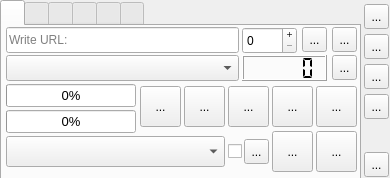
<?xml version="1.0" encoding="UTF-8"?>
<ui version="4.0">
 <class>MainWindow</class>
 <widget class="QMainWindow" name="MainWindow">
  <property name="geometry">
   <rect>
    <x>0</x>
    <y>0</y>
    <width>390</width>
    <height>178</height>
   </rect>
  </property>
  <property name="minimumSize">
   <size>
    <width>390</width>
    <height>178</height>
   </size>
  </property>
  <property name="maximumSize">
   <size>
    <width>390</width>
    <height>178</height>
   </size>
  </property>
  <property name="windowTitle">
   <string>Ani-Ma checker</string>
  </property>
  <widget class="QWidget" name="centralwidget">
   <widget class="QToolButton" name="toolButton_3">
    <property name="geometry">
     <rect>
      <x>364</x>
      <y>4</y>
      <width>25</width>
      <height>25</height>
     </rect>
    </property>
    <property name="toolTip">
     <string>Close</string>
    </property>
    <property name="text">
     <string>...</string>
    </property>
    <property name="icon">
     <iconset>
      <normaloff>icons/close.png</normaloff>icons/close.png</iconset>
    </property>
   </widget>
   <widget class="QToolButton" name="toolButton_11">
    <property name="geometry">
     <rect>
      <x>364</x>
      <y>34</y>
      <width>25</width>
      <height>25</height>
     </rect>
    </property>
    <property name="toolTip">
     <string>Update</string>
    </property>
    <property name="text">
     <string>...</string>
    </property>
   </widget>
   <widget class="QTabWidget" name="tabWidget">
    <property name="geometry">
     <rect>
      <x>0</x>
      <y>0</y>
      <width>361</width>
      <height>181</height>
     </rect>
    </property>
    <property name="toolTip">
     <string/>
    </property>
    <property name="currentIndex">
     <number>0</number>
    </property>
    <widget class="QWidget" name="tab">
     <attribute name="title">
      <string/>
     </attribute>
     <attribute name="toolTip">
      <string>Anime</string>
     </attribute>
     <widget class="QToolButton" name="toolButton_2">
      <property name="geometry">
       <rect>
        <x>330</x>
        <y>29</y>
        <width>25</width>
        <height>25</height>
       </rect>
      </property>
      <property name="text">
       <string>...</string>
      </property>
      <property name="icon">
       <iconset>
        <normaloff>icons/trash.png</normaloff>icons/trash.png</iconset>
      </property>
     </widget>
     <widget class="QLCDNumber" name="lcdNumber">
      <property name="geometry">
       <rect>
        <x>240</x>
        <y>29</y>
        <width>85</width>
        <height>26</height>
       </rect>
      </property>
      <property name="segmentStyle">
       <enum>QLCDNumber::Flat</enum>
      </property>
      <property name="intValue" stdset="0">
       <number>0</number>
      </property>
     </widget>
     <widget class="QComboBox" name="comboBox">
      <property name="geometry">
       <rect>
        <x>4</x>
        <y>29</y>
        <width>233</width>
        <height>26</height>
       </rect>
      </property>
      <property name="toolTip">
       <string>Current Checker List</string>
      </property>
     </widget>
     <widget class="QToolButton" name="toolButton_5">
      <property name="geometry">
       <rect>
        <x>182</x>
        <y>60</y>
        <width>41</width>
        <height>41</height>
       </rect>
      </property>
      <property name="toolTip">
       <string>One</string>
      </property>
      <property name="text">
       <string>...</string>
      </property>
      <property name="iconSize">
       <size>
        <width>36</width>
        <height>36</height>
       </size>
      </property>
     </widget>
     <widget class="QToolButton" name="toolButton">
      <property name="geometry">
       <rect>
        <x>300</x>
        <y>1</y>
        <width>25</width>
        <height>25</height>
       </rect>
      </property>
      <property name="text">
       <string>...</string>
      </property>
      <property name="icon">
       <iconset>
        <normaloff>icons/diskette.png</normaloff>icons/diskette.png</iconset>
      </property>
     </widget>
     <widget class="QToolButton" name="toolButton_4">
      <property name="geometry">
       <rect>
        <x>138</x>
        <y>60</y>
        <width>41</width>
        <height>41</height>
       </rect>
      </property>
      <property name="toolTip">
       <string>All</string>
      </property>
      <property name="text">
       <string>...</string>
      </property>
      <property name="iconSize">
       <size>
        <width>36</width>
        <height>36</height>
       </size>
      </property>
     </widget>
     <widget class="QToolButton" name="toolButton_7">
      <property name="geometry">
       <rect>
        <x>314</x>
        <y>60</y>
        <width>41</width>
        <height>41</height>
       </rect>
      </property>
      <property name="toolTip">
       <string>Log Info</string>
      </property>
      <property name="text">
       <string>...</string>
      </property>
      <property name="iconSize">
       <size>
        <width>36</width>
        <height>36</height>
       </size>
      </property>
     </widget>
     <widget class="QLineEdit" name="lineEdit">
      <property name="geometry">
       <rect>
        <x>4</x>
        <y>1</y>
        <width>233</width>
        <height>26</height>
       </rect>
      </property>
      <property name="placeholderText">
       <string>Write URL:</string>
      </property>
     </widget>
     <widget class="QSpinBox" name="spinBox">
      <property name="geometry">
       <rect>
        <x>240</x>
        <y>1</y>
        <width>55</width>
        <height>27</height>
       </rect>
      </property>
      <property name="toolTip">
       <string>Series</string>
      </property>
      <property name="buttonSymbols">
       <enum>QAbstractSpinBox::PlusMinus</enum>
      </property>
      <property name="maximum">
       <number>100000</number>
      </property>
     </widget>
     <widget class="QToolButton" name="toolButton_8">
      <property name="geometry">
       <rect>
        <x>314</x>
        <y>105</y>
        <width>41</width>
        <height>41</height>
       </rect>
      </property>
      <property name="toolTip">
       <string>Download Info</string>
      </property>
      <property name="text">
       <string>...</string>
      </property>
      <property name="iconSize">
       <size>
        <width>36</width>
        <height>36</height>
       </size>
      </property>
     </widget>
     <widget class="QToolButton" name="toolButton_9">
      <property name="geometry">
       <rect>
        <x>270</x>
        <y>60</y>
        <width>41</width>
        <height>41</height>
       </rect>
      </property>
      <property name="toolTip">
       <string>Update</string>
      </property>
      <property name="text">
       <string>...</string>
      </property>
      <property name="icon">
       <iconset>
        <normaloff>icons/circle.png</normaloff>icons/circle.png</iconset>
      </property>
      <property name="iconSize">
       <size>
        <width>36</width>
        <height>36</height>
       </size>
      </property>
     </widget>
     <widget class="QToolButton" name="toolButton_12">
      <property name="geometry">
       <rect>
        <x>226</x>
        <y>60</y>
        <width>41</width>
        <height>41</height>
       </rect>
      </property>
      <property name="toolTip">
       <string>Checking..</string>
      </property>
      <property name="text">
       <string>...</string>
      </property>
      <property name="iconSize">
       <size>
        <width>36</width>
        <height>36</height>
       </size>
      </property>
     </widget>
     <widget class="QToolButton" name="toolButton_10">
      <property name="geometry">
       <rect>
        <x>330</x>
        <y>1</y>
        <width>25</width>
        <height>25</height>
       </rect>
      </property>
      <property name="toolTip">
       <string>Notify</string>
      </property>
      <property name="text">
       <string>...</string>
      </property>
     </widget>
     <widget class="QToolButton" name="toolButton_16">
      <property name="geometry">
       <rect>
        <x>270</x>
        <y>105</y>
        <width>41</width>
        <height>41</height>
       </rect>
      </property>
      <property name="toolTip">
       <string>Open URL</string>
      </property>
      <property name="statusTip">
       <string/>
      </property>
      <property name="text">
       <string>...</string>
      </property>
      <property name="iconSize">
       <size>
        <width>36</width>
        <height>36</height>
       </size>
      </property>
     </widget>
     <widget class="QProgressBar" name="progressBar">
      <property name="geometry">
       <rect>
        <x>4</x>
        <y>58</y>
        <width>130</width>
        <height>23</height>
       </rect>
      </property>
      <property name="font">
       <font>
        <pointsize>10</pointsize>
       </font>
      </property>
      <property name="toolTip">
       <string>Progress Download file..</string>
      </property>
      <property name="value">
       <number>0</number>
      </property>
      <property name="textVisible">
       <bool>true</bool>
      </property>
      <property name="orientation">
       <enum>Qt::Horizontal</enum>
      </property>
      <property name="textDirection">
       <enum>QProgressBar::TopToBottom</enum>
      </property>
     </widget>
     <widget class="QProgressBar" name="progressBar_2">
      <property name="geometry">
       <rect>
        <x>4</x>
        <y>84</y>
        <width>130</width>
        <height>23</height>
       </rect>
      </property>
      <property name="font">
       <font>
        <pointsize>10</pointsize>
       </font>
      </property>
      <property name="toolTip">
       <string>Progress Checking..</string>
      </property>
      <property name="value">
       <number>0</number>
      </property>
      <property name="textVisible">
       <bool>true</bool>
      </property>
      <property name="orientation">
       <enum>Qt::Horizontal</enum>
      </property>
      <property name="textDirection">
       <enum>QProgressBar::TopToBottom</enum>
      </property>
     </widget>
     <widget class="QComboBox" name="comboBox_7">
      <property name="geometry">
       <rect>
        <x>4</x>
        <y>110</y>
        <width>219</width>
        <height>31</height>
       </rect>
      </property>
      <property name="toolTip">
       <string>Current Tracker List
Update every 18 minutes..</string>
      </property>
      <property name="currentText">
       <string/>
      </property>
      <property name="frame">
       <bool>true</bool>
      </property>
     </widget>
     <widget class="QToolButton" name="toolButton_33">
      <property name="geometry">
       <rect>
        <x>242</x>
        <y>113</y>
        <width>25</width>
        <height>25</height>
       </rect>
      </property>
      <property name="toolTip">
       <string>Save url from Track</string>
      </property>
      <property name="text">
       <string>...</string>
      </property>
      <property name="icon">
       <iconset>
        <normaloff>icons/diskette.png</normaloff>icons/diskette.png</iconset>
      </property>
     </widget>
     <widget class="QCheckBox" name="checkBox">
      <property name="geometry">
       <rect>
        <x>226</x>
        <y>118</y>
        <width>14</width>
        <height>14</height>
       </rect>
      </property>
      <property name="toolTip">
       <string>Toggle open Track link</string>
      </property>
      <property name="text">
       <string/>
      </property>
     </widget>
    </widget>
    <widget class="QWidget" name="tab_2">
     <attribute name="title">
      <string/>
     </attribute>
     <attribute name="toolTip">
      <string>Manga</string>
     </attribute>
     <widget class="QToolButton" name="toolButton_13">
      <property name="geometry">
       <rect>
        <x>314</x>
        <y>100</y>
        <width>41</width>
        <height>41</height>
       </rect>
      </property>
      <property name="toolTip">
       <string>Log</string>
      </property>
      <property name="statusTip">
       <string/>
      </property>
      <property name="text">
       <string>...</string>
      </property>
      <property name="iconSize">
       <size>
        <width>36</width>
        <height>36</height>
       </size>
      </property>
     </widget>
     <widget class="QToolButton" name="toolButton_15">
      <property name="geometry">
       <rect>
        <x>326</x>
        <y>5</y>
        <width>25</width>
        <height>25</height>
       </rect>
      </property>
      <property name="toolTip">
       <string>Saved</string>
      </property>
      <property name="statusTip">
       <string/>
      </property>
      <property name="text">
       <string>...</string>
      </property>
     </widget>
     <widget class="QToolButton" name="toolButton_17">
      <property name="geometry">
       <rect>
        <x>267</x>
        <y>100</y>
        <width>41</width>
        <height>41</height>
       </rect>
      </property>
      <property name="toolTip">
       <string>Check..</string>
      </property>
      <property name="statusTip">
       <string/>
      </property>
      <property name="text">
       <string>...</string>
      </property>
      <property name="iconSize">
       <size>
        <width>36</width>
        <height>36</height>
       </size>
      </property>
     </widget>
     <widget class="QDoubleSpinBox" name="doubleSpinBox">
      <property name="geometry">
       <rect>
        <x>236</x>
        <y>5</y>
        <width>81</width>
        <height>27</height>
       </rect>
      </property>
      <property name="toolTip">
       <string>Numbers</string>
      </property>
      <property name="buttonSymbols">
       <enum>QAbstractSpinBox::PlusMinus</enum>
      </property>
      <property name="specialValueText">
       <string/>
      </property>
      <property name="prefix">
       <string/>
      </property>
      <property name="suffix">
       <string/>
      </property>
      <property name="decimals">
       <number>2</number>
      </property>
      <property name="maximum">
       <double>9999.989999999999782</double>
      </property>
      <property name="value">
       <double>0.000000000000000</double>
      </property>
     </widget>
     <widget class="QLCDNumber" name="lcdNumber_2">
      <property name="geometry">
       <rect>
        <x>6</x>
        <y>100</y>
        <width>101</width>
        <height>41</height>
       </rect>
      </property>
      <property name="toolTip">
       <string>Readed</string>
      </property>
      <property name="digitCount">
       <number>8</number>
      </property>
      <property name="segmentStyle">
       <enum>QLCDNumber::Flat</enum>
      </property>
     </widget>
     <widget class="QToolButton" name="toolButton_19">
      <property name="geometry">
       <rect>
        <x>236</x>
        <y>36</y>
        <width>25</width>
        <height>25</height>
       </rect>
      </property>
      <property name="toolTip">
       <string>Deleted</string>
      </property>
      <property name="statusTip">
       <string/>
      </property>
      <property name="text">
       <string>...</string>
      </property>
     </widget>
     <widget class="QComboBox" name="comboBox_2">
      <property name="geometry">
       <rect>
        <x>6</x>
        <y>36</y>
        <width>221</width>
        <height>26</height>
       </rect>
      </property>
     </widget>
     <widget class="QToolButton" name="toolButton_20">
      <property name="geometry">
       <rect>
        <x>220</x>
        <y>100</y>
        <width>41</width>
        <height>41</height>
       </rect>
      </property>
      <property name="toolTip">
       <string>Update</string>
      </property>
      <property name="statusTip">
       <string/>
      </property>
      <property name="text">
       <string>...</string>
      </property>
      <property name="iconSize">
       <size>
        <width>36</width>
        <height>36</height>
       </size>
      </property>
     </widget>
     <widget class="QLCDNumber" name="lcdNumber_3">
      <property name="geometry">
       <rect>
        <x>109</x>
        <y>100</y>
        <width>101</width>
        <height>41</height>
       </rect>
      </property>
      <property name="toolTip">
       <string>Current</string>
      </property>
      <property name="digitCount">
       <number>8</number>
      </property>
      <property name="segmentStyle">
       <enum>QLCDNumber::Flat</enum>
      </property>
     </widget>
     <widget class="QToolButton" name="toolButton_21">
      <property name="geometry">
       <rect>
        <x>266</x>
        <y>36</y>
        <width>25</width>
        <height>25</height>
       </rect>
      </property>
      <property name="toolTip">
       <string>Edit Readed</string>
      </property>
      <property name="statusTip">
       <string/>
      </property>
      <property name="text">
       <string>...</string>
      </property>
     </widget>
     <widget class="QLineEdit" name="lineEdit_2">
      <property name="geometry">
       <rect>
        <x>6</x>
        <y>5</y>
        <width>221</width>
        <height>26</height>
       </rect>
      </property>
      <property name="placeholderText">
       <string>Write URL</string>
      </property>
     </widget>
     <widget class="QToolButton" name="toolButton_14">
      <property name="geometry">
       <rect>
        <x>326</x>
        <y>36</y>
        <width>25</width>
        <height>25</height>
       </rect>
      </property>
      <property name="toolTip">
       <string>Open URL</string>
      </property>
      <property name="statusTip">
       <string/>
      </property>
      <property name="text">
       <string>...</string>
      </property>
      <property name="iconSize">
       <size>
        <width>16</width>
        <height>16</height>
       </size>
      </property>
     </widget>
     <widget class="QProgressBar" name="progressBar_3">
      <property name="geometry">
       <rect>
        <x>6</x>
        <y>70</y>
        <width>345</width>
        <height>23</height>
       </rect>
      </property>
      <property name="toolTip">
       <string>Progress Checking..</string>
      </property>
      <property name="value">
       <number>0</number>
      </property>
     </widget>
    </widget>
    <widget class="QWidget" name="tab_5">
     <attribute name="title">
      <string/>
     </attribute>
     <attribute name="toolTip">
      <string>Ranobe</string>
     </attribute>
     <widget class="QLCDNumber" name="lcdNumber_5">
      <property name="geometry">
       <rect>
        <x>109</x>
        <y>100</y>
        <width>101</width>
        <height>41</height>
       </rect>
      </property>
      <property name="toolTip">
       <string>Current</string>
      </property>
      <property name="digitCount">
       <number>8</number>
      </property>
      <property name="segmentStyle">
       <enum>QLCDNumber::Flat</enum>
      </property>
     </widget>
     <widget class="QToolButton" name="toolButton_27">
      <property name="geometry">
       <rect>
        <x>314</x>
        <y>100</y>
        <width>41</width>
        <height>41</height>
       </rect>
      </property>
      <property name="toolTip">
       <string>Log</string>
      </property>
      <property name="statusTip">
       <string/>
      </property>
      <property name="text">
       <string>...</string>
      </property>
      <property name="iconSize">
       <size>
        <width>36</width>
        <height>36</height>
       </size>
      </property>
     </widget>
     <widget class="QLCDNumber" name="lcdNumber_4">
      <property name="geometry">
       <rect>
        <x>6</x>
        <y>100</y>
        <width>101</width>
        <height>41</height>
       </rect>
      </property>
      <property name="toolTip">
       <string>Readed</string>
      </property>
      <property name="digitCount">
       <number>8</number>
      </property>
      <property name="segmentStyle">
       <enum>QLCDNumber::Flat</enum>
      </property>
     </widget>
     <widget class="QToolButton" name="toolButton_26">
      <property name="geometry">
       <rect>
        <x>220</x>
        <y>100</y>
        <width>41</width>
        <height>41</height>
       </rect>
      </property>
      <property name="toolTip">
       <string>Update</string>
      </property>
      <property name="statusTip">
       <string/>
      </property>
      <property name="text">
       <string>...</string>
      </property>
      <property name="iconSize">
       <size>
        <width>36</width>
        <height>36</height>
       </size>
      </property>
     </widget>
     <widget class="QToolButton" name="toolButton_31">
      <property name="geometry">
       <rect>
        <x>267</x>
        <y>100</y>
        <width>41</width>
        <height>41</height>
       </rect>
      </property>
      <property name="toolTip">
       <string>Check..</string>
      </property>
      <property name="statusTip">
       <string/>
      </property>
      <property name="text">
       <string>...</string>
      </property>
      <property name="iconSize">
       <size>
        <width>36</width>
        <height>36</height>
       </size>
      </property>
     </widget>
     <widget class="QToolButton" name="toolButton_28">
      <property name="geometry">
       <rect>
        <x>326</x>
        <y>36</y>
        <width>25</width>
        <height>25</height>
       </rect>
      </property>
      <property name="toolTip">
       <string>Open URL</string>
      </property>
      <property name="statusTip">
       <string/>
      </property>
      <property name="text">
       <string>...</string>
      </property>
      <property name="iconSize">
       <size>
        <width>16</width>
        <height>16</height>
       </size>
      </property>
     </widget>
     <widget class="QToolButton" name="toolButton_29">
      <property name="geometry">
       <rect>
        <x>236</x>
        <y>36</y>
        <width>25</width>
        <height>25</height>
       </rect>
      </property>
      <property name="toolTip">
       <string>Deleted</string>
      </property>
      <property name="statusTip">
       <string/>
      </property>
      <property name="text">
       <string>...</string>
      </property>
     </widget>
     <widget class="QLineEdit" name="lineEdit_3">
      <property name="geometry">
       <rect>
        <x>6</x>
        <y>5</y>
        <width>221</width>
        <height>26</height>
       </rect>
      </property>
      <property name="placeholderText">
       <string>Write URL</string>
      </property>
     </widget>
     <widget class="QComboBox" name="comboBox_6">
      <property name="geometry">
       <rect>
        <x>6</x>
        <y>36</y>
        <width>221</width>
        <height>26</height>
       </rect>
      </property>
     </widget>
     <widget class="QProgressBar" name="progressBar_7">
      <property name="geometry">
       <rect>
        <x>6</x>
        <y>70</y>
        <width>345</width>
        <height>23</height>
       </rect>
      </property>
      <property name="toolTip">
       <string>Progress Checking..</string>
      </property>
      <property name="value">
       <number>0</number>
      </property>
     </widget>
     <widget class="QDoubleSpinBox" name="doubleSpinBox_2">
      <property name="geometry">
       <rect>
        <x>236</x>
        <y>5</y>
        <width>81</width>
        <height>27</height>
       </rect>
      </property>
      <property name="toolTip">
       <string>Tom &amp; Chapter</string>
      </property>
      <property name="buttonSymbols">
       <enum>QAbstractSpinBox::PlusMinus</enum>
      </property>
      <property name="specialValueText">
       <string/>
      </property>
      <property name="prefix">
       <string/>
      </property>
      <property name="suffix">
       <string/>
      </property>
      <property name="decimals">
       <number>4</number>
      </property>
      <property name="maximum">
       <double>9999.989999999999782</double>
      </property>
      <property name="stepType">
       <enum>QAbstractSpinBox::AdaptiveDecimalStepType</enum>
      </property>
      <property name="value">
       <double>0.000000000000000</double>
      </property>
     </widget>
     <widget class="QToolButton" name="toolButton_32">
      <property name="geometry">
       <rect>
        <x>326</x>
        <y>5</y>
        <width>25</width>
        <height>25</height>
       </rect>
      </property>
      <property name="toolTip">
       <string>Saved</string>
      </property>
      <property name="statusTip">
       <string/>
      </property>
      <property name="text">
       <string>...</string>
      </property>
     </widget>
     <widget class="QToolButton" name="toolButton_30">
      <property name="geometry">
       <rect>
        <x>266</x>
        <y>36</y>
        <width>25</width>
        <height>25</height>
       </rect>
      </property>
      <property name="toolTip">
       <string>Edit Readed</string>
      </property>
      <property name="statusTip">
       <string/>
      </property>
      <property name="text">
       <string>...</string>
      </property>
     </widget>
    </widget>
    <widget class="QWidget" name="tab_3">
     <attribute name="title">
      <string/>
     </attribute>
     <attribute name="toolTip">
      <string>Anime Description</string>
     </attribute>
     <widget class="QComboBox" name="comboBox_3">
      <property name="geometry">
       <rect>
        <x>10</x>
        <y>2</y>
        <width>231</width>
        <height>26</height>
       </rect>
      </property>
     </widget>
     <widget class="QLabel" name="label_5">
      <property name="geometry">
       <rect>
        <x>18</x>
        <y>31</y>
        <width>90</width>
        <height>110</height>
       </rect>
      </property>
      <property name="frameShape">
       <enum>QFrame::Box</enum>
      </property>
      <property name="text">
       <string>IMG</string>
      </property>
      <property name="alignment">
       <set>Qt::AlignCenter</set>
      </property>
     </widget>
     <widget class="QTextEdit" name="textEdit">
      <property name="geometry">
       <rect>
        <x>123</x>
        <y>30</y>
        <width>231</width>
        <height>111</height>
       </rect>
      </property>
      <property name="font">
       <font>
        <pointsize>7</pointsize>
       </font>
      </property>
      <property name="verticalScrollBarPolicy">
       <enum>Qt::ScrollBarAlwaysOn</enum>
      </property>
      <property name="readOnly">
       <bool>true</bool>
      </property>
      <property name="markdown">
       <string notr="true"/>
      </property>
      <property name="html">
       <string>&lt;!DOCTYPE HTML PUBLIC &quot;-//W3C//DTD HTML 4.0//EN&quot; &quot;http://www.w3.org/TR/REC-html40/strict.dtd&quot;&gt;
&lt;html&gt;&lt;head&gt;&lt;meta name=&quot;qrichtext&quot; content=&quot;1&quot; /&gt;&lt;style type=&quot;text/css&quot;&gt;
p, li { white-space: pre-wrap; }
&lt;/style&gt;&lt;/head&gt;&lt;body style=&quot; font-family:'Sans Serif'; font-size:7pt; font-weight:400; font-style:normal;&quot;&gt;
&lt;p style=&quot;-qt-paragraph-type:empty; margin-top:0px; margin-bottom:0px; margin-left:0px; margin-right:0px; -qt-block-indent:0; text-indent:0px; font-size:9pt;&quot;&gt;&lt;br /&gt;&lt;/p&gt;&lt;/body&gt;&lt;/html&gt;</string>
      </property>
      <property name="placeholderText">
       <string>Description...</string>
      </property>
     </widget>
     <widget class="QToolButton" name="toolButton_22">
      <property name="geometry">
       <rect>
        <x>330</x>
        <y>2</y>
        <width>25</width>
        <height>25</height>
       </rect>
      </property>
      <property name="toolTip">
       <string>Update Description</string>
      </property>
      <property name="text">
       <string>...</string>
      </property>
     </widget>
     <widget class="QProgressBar" name="progressBar_4">
      <property name="geometry">
       <rect>
        <x>244</x>
        <y>2</y>
        <width>81</width>
        <height>23</height>
       </rect>
      </property>
      <property name="value">
       <number>0</number>
      </property>
     </widget>
    </widget>
    <widget class="QWidget" name="tab_4">
     <attribute name="title">
      <string/>
     </attribute>
     <attribute name="toolTip">
      <string>Manga Description</string>
     </attribute>
     <widget class="QTextEdit" name="textEdit_2">
      <property name="geometry">
       <rect>
        <x>123</x>
        <y>30</y>
        <width>231</width>
        <height>111</height>
       </rect>
      </property>
      <property name="font">
       <font>
        <pointsize>7</pointsize>
       </font>
      </property>
      <property name="verticalScrollBarPolicy">
       <enum>Qt::ScrollBarAlwaysOn</enum>
      </property>
      <property name="readOnly">
       <bool>true</bool>
      </property>
      <property name="markdown">
       <string/>
      </property>
      <property name="html">
       <string>&lt;!DOCTYPE HTML PUBLIC &quot;-//W3C//DTD HTML 4.0//EN&quot; &quot;http://www.w3.org/TR/REC-html40/strict.dtd&quot;&gt;
&lt;html&gt;&lt;head&gt;&lt;meta name=&quot;qrichtext&quot; content=&quot;1&quot; /&gt;&lt;style type=&quot;text/css&quot;&gt;
p, li { white-space: pre-wrap; }
&lt;/style&gt;&lt;/head&gt;&lt;body style=&quot; font-family:'Sans Serif'; font-size:7pt; font-weight:400; font-style:normal;&quot;&gt;
&lt;p style=&quot;-qt-paragraph-type:empty; margin-top:0px; margin-bottom:0px; margin-left:0px; margin-right:0px; -qt-block-indent:0; text-indent:0px; font-size:9pt;&quot;&gt;&lt;br /&gt;&lt;/p&gt;&lt;/body&gt;&lt;/html&gt;</string>
      </property>
      <property name="placeholderText">
       <string>Description...</string>
      </property>
     </widget>
     <widget class="QLabel" name="label_6">
      <property name="geometry">
       <rect>
        <x>18</x>
        <y>31</y>
        <width>90</width>
        <height>110</height>
       </rect>
      </property>
      <property name="layoutDirection">
       <enum>Qt::LeftToRight</enum>
      </property>
      <property name="frameShape">
       <enum>QFrame::StyledPanel</enum>
      </property>
      <property name="text">
       <string>IMG</string>
      </property>
      <property name="textFormat">
       <enum>Qt::AutoText</enum>
      </property>
      <property name="alignment">
       <set>Qt::AlignCenter</set>
      </property>
     </widget>
     <widget class="QComboBox" name="comboBox_4">
      <property name="geometry">
       <rect>
        <x>10</x>
        <y>2</y>
        <width>231</width>
        <height>26</height>
       </rect>
      </property>
     </widget>
     <widget class="QToolButton" name="toolButton_23">
      <property name="geometry">
       <rect>
        <x>330</x>
        <y>2</y>
        <width>25</width>
        <height>25</height>
       </rect>
      </property>
      <property name="toolTip">
       <string>Update Description</string>
      </property>
      <property name="text">
       <string>...</string>
      </property>
     </widget>
     <widget class="QProgressBar" name="progressBar_5">
      <property name="geometry">
       <rect>
        <x>244</x>
        <y>2</y>
        <width>81</width>
        <height>23</height>
       </rect>
      </property>
      <property name="value">
       <number>0</number>
      </property>
     </widget>
    </widget>
    <widget class="QWidget" name="tab_6">
     <attribute name="title">
      <string/>
     </attribute>
     <attribute name="toolTip">
      <string>Ranobe Description</string>
     </attribute>
     <widget class="QComboBox" name="comboBox_5">
      <property name="geometry">
       <rect>
        <x>10</x>
        <y>2</y>
        <width>231</width>
        <height>26</height>
       </rect>
      </property>
     </widget>
     <widget class="QToolButton" name="toolButton_25">
      <property name="geometry">
       <rect>
        <x>330</x>
        <y>2</y>
        <width>25</width>
        <height>25</height>
       </rect>
      </property>
      <property name="toolTip">
       <string>Update Description</string>
      </property>
      <property name="text">
       <string>...</string>
      </property>
     </widget>
     <widget class="QLabel" name="label_7">
      <property name="geometry">
       <rect>
        <x>18</x>
        <y>31</y>
        <width>90</width>
        <height>110</height>
       </rect>
      </property>
      <property name="layoutDirection">
       <enum>Qt::LeftToRight</enum>
      </property>
      <property name="frameShape">
       <enum>QFrame::WinPanel</enum>
      </property>
      <property name="text">
       <string>IMG</string>
      </property>
      <property name="textFormat">
       <enum>Qt::AutoText</enum>
      </property>
      <property name="alignment">
       <set>Qt::AlignCenter</set>
      </property>
     </widget>
     <widget class="QTextEdit" name="textEdit_3">
      <property name="geometry">
       <rect>
        <x>123</x>
        <y>30</y>
        <width>231</width>
        <height>111</height>
       </rect>
      </property>
      <property name="font">
       <font>
        <pointsize>7</pointsize>
       </font>
      </property>
      <property name="verticalScrollBarPolicy">
       <enum>Qt::ScrollBarAlwaysOn</enum>
      </property>
      <property name="readOnly">
       <bool>true</bool>
      </property>
      <property name="markdown">
       <string/>
      </property>
      <property name="html">
       <string>&lt;!DOCTYPE HTML PUBLIC &quot;-//W3C//DTD HTML 4.0//EN&quot; &quot;http://www.w3.org/TR/REC-html40/strict.dtd&quot;&gt;
&lt;html&gt;&lt;head&gt;&lt;meta name=&quot;qrichtext&quot; content=&quot;1&quot; /&gt;&lt;style type=&quot;text/css&quot;&gt;
p, li { white-space: pre-wrap; }
&lt;/style&gt;&lt;/head&gt;&lt;body style=&quot; font-family:'Sans Serif'; font-size:7pt; font-weight:400; font-style:normal;&quot;&gt;
&lt;p style=&quot;-qt-paragraph-type:empty; margin-top:0px; margin-bottom:0px; margin-left:0px; margin-right:0px; -qt-block-indent:0; text-indent:0px; font-size:9pt;&quot;&gt;&lt;br /&gt;&lt;/p&gt;&lt;/body&gt;&lt;/html&gt;</string>
      </property>
      <property name="placeholderText">
       <string>Description...</string>
      </property>
     </widget>
     <widget class="QProgressBar" name="progressBar_6">
      <property name="geometry">
       <rect>
        <x>244</x>
        <y>2</y>
        <width>81</width>
        <height>23</height>
       </rect>
      </property>
      <property name="value">
       <number>0</number>
      </property>
     </widget>
    </widget>
   </widget>
   <widget class="QToolButton" name="toolButton_18">
    <property name="geometry">
     <rect>
      <x>364</x>
      <y>64</y>
      <width>25</width>
      <height>25</height>
     </rect>
    </property>
    <property name="toolTip">
     <string>Hide window</string>
    </property>
    <property name="text">
     <string>...</string>
    </property>
   </widget>
   <widget class="QToolButton" name="toolButton_24">
    <property name="geometry">
     <rect>
      <x>364</x>
      <y>152</y>
      <width>25</width>
      <height>25</height>
     </rect>
    </property>
    <property name="toolTip">
     <string>About</string>
    </property>
    <property name="text">
     <string>...</string>
    </property>
    <property name="iconSize">
     <size>
      <width>24</width>
      <height>24</height>
     </size>
    </property>
   </widget>
   <widget class="QToolButton" name="toolButton_6">
    <property name="geometry">
     <rect>
      <x>364</x>
      <y>94</y>
      <width>25</width>
      <height>25</height>
     </rect>
    </property>
    <property name="toolTip">
     <string>Close Connect</string>
    </property>
    <property name="text">
     <string>...</string>
    </property>
    <property name="iconSize">
     <size>
      <width>36</width>
      <height>36</height>
     </size>
    </property>
   </widget>
  </widget>
 </widget>
 <resources/>
 <connections/>
</ui>
